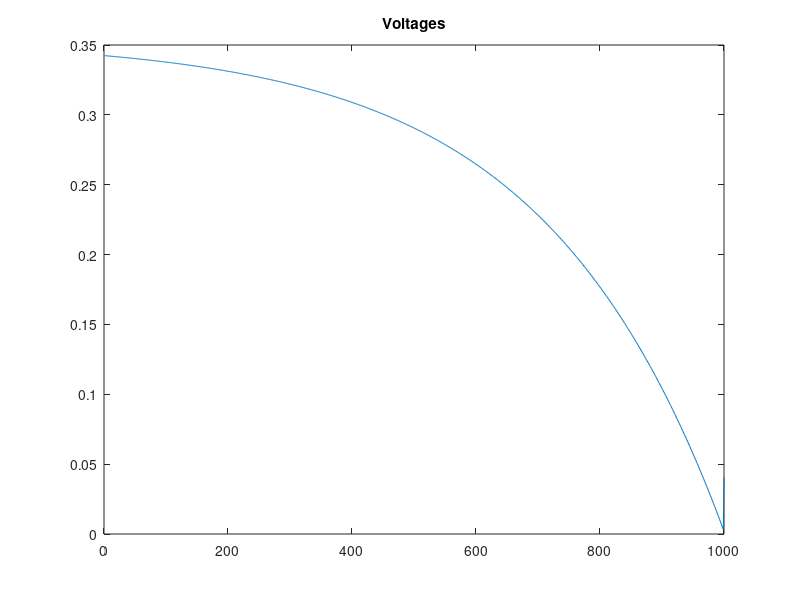
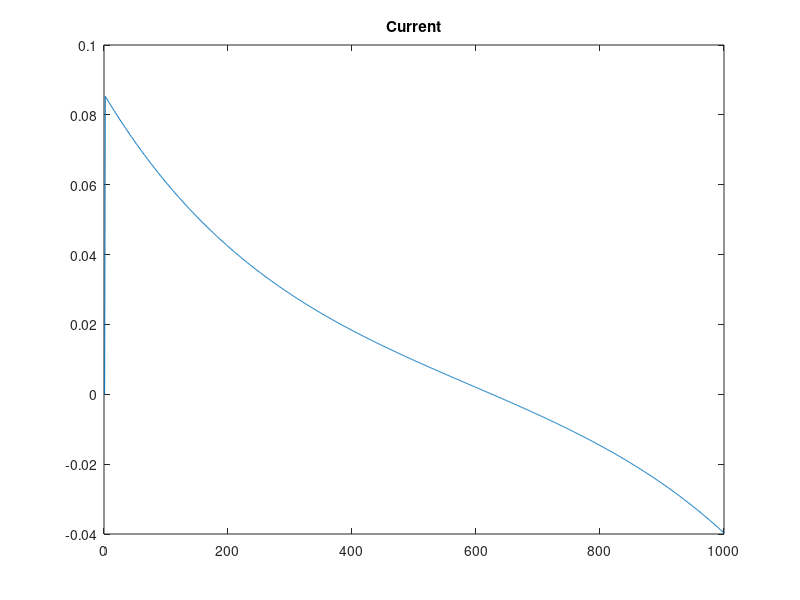
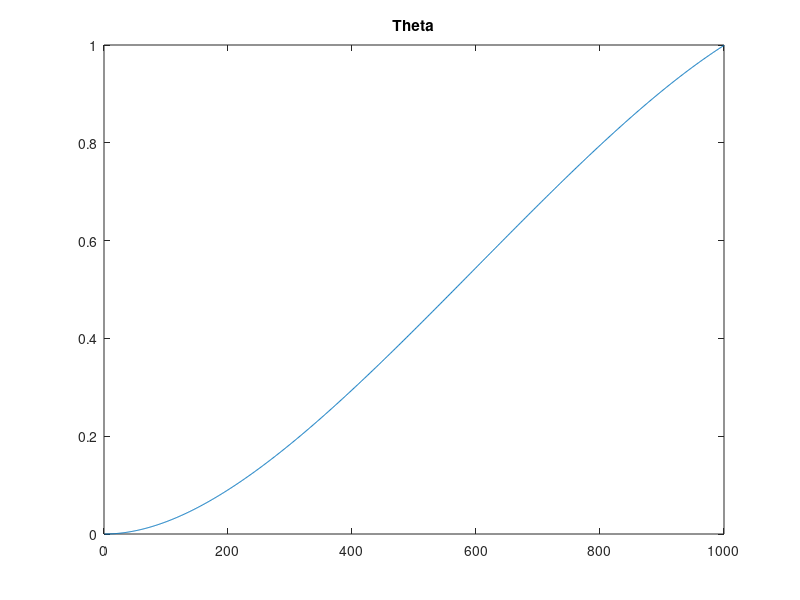

MATLAB code to generate these figures, in order:
%% D
clear; close all;

J = 3e-6;
b = 3e-6;
K = 0.02;
R = 4;
L = 2e-6;
h= 0.0001;

A = [0 1 0 ; 0 -b/J K/J; 0 -K/L -R/L]
B = [0;0;1/L]
C = [1 0 0]
D = 0;

Ad = expm(h*A)
M = expm(h*[A eye(3); zeros(3,6)]);
Bd = M(1:3,4:6)*B
Cd = C
Dd = 0;

%% E
% xdes(1) = 1 is obvious because we need to reach point theta=1. The
% velocity at which to approach the point and the current at which to
% approach the point were a result of some experimentation. Because the
% problem did not specify the complete parameters for xdes I found the
% velocity and current which would result in the smallest input.
xdes = [1;8.0808; -0.0303];

% Create controlability matrix
Ctrl = zeros(3,1000);
for i = 1:1000
   Ctrl(:,i) = Ad^(i-1)*Bd; 
end

% Least norms
inputReversed = Ctrl'*inv(Ctrl*Ctrl')*xdes;
input = flipud(inputReversed);

Js = norm(input)^2;

% Computation of the currents and theta's
x = zeros(3,1000);
for i = 2:1000
    x(:,i) = Ad*x(:,i-1)+Bd*input(i-1);
end

figure; plot(input);
title('Voltages');

figure; plot(x(3,:));
title('Current');

figure; plot(x(1,:));
title('Theta');

disp(['The minimum norm of the input voltages is: ' num2str(Js)]);